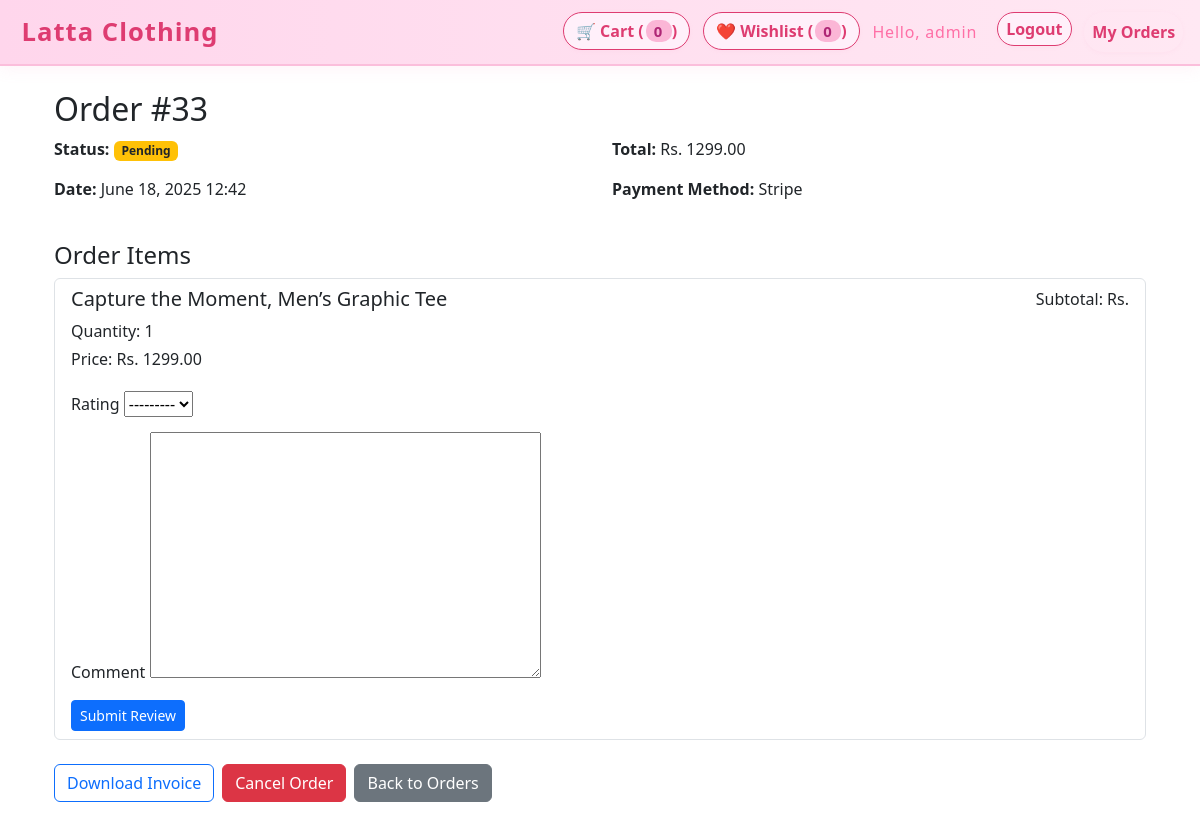
Screenshot of /order/33/ (signed in) with the database file from the repository.
### store/models.py (models this page shows, shortened)
class Order(models.Model):
    PAYMENT_CHOICES = (
        ('cod', 'Cash on Delivery'),
        ('stripe', 'Stripe'),
    )
    ORDER_STATUS_CHOICES = [
        ('Pending', 'Pending'),
        ('Processing', 'Processing'),
        ('Shipped', 'Shipped'),
        ('Delivered', 'Delivered'),
        ('Cancelled', 'Cancelled'),
    ]
    user = models.ForeignKey(User, on_delete=models.CASCADE)
    created_at = models.DateTimeField(auto_now_add=True)
    total_price = models.DecimalField(max_digits=10, decimal_places=2)
    full_name = models.CharField(max_length=100)
    address = models.TextField()
    phone = models.CharField(max_length=20)
    status = models.CharField(
        max_length=20,
        choices=ORDER_STATUS_CHOICES,
        default='Pending'
    )
    payment_method = models.CharField(
        max_length=10,
        choices=PAYMENT_CHOICES,
        default='cod',
    )
    class Meta:
        ordering = ['-created_at']

class OrderItem(models.Model):
    order = models.ForeignKey(Order, on_delete=models.CASCADE, related_name='items')
    product = models.ForeignKey(Product, on_delete=models.CASCADE)
    variant = models.ForeignKey(
        ProductVariant,
        on_delete=models.SET_NULL,
        null=True,
        blank=True,
        help_text="Variant purchased if applicable"
    )
    quantity = models.PositiveIntegerField(default=1)
    price = models.DecimalField(max_digits=10, decimal_places=2)  # Price at purchase time
    class Meta:
        ordering = ['order']

class Product(models.Model):
    CATEGORY = [
        ('Pant','Pant'),
        ('Shirt','Shirt'),
        ('T-Shirt','T-Shirt'),
        ('Sweater','Sweater'),
        ('Formal','Coat & Blazer'),
    ]
    name = models.CharField(max_length=200)
    description = models.TextField(blank=True)
    category = models.CharField(max_length=50,choices=CATEGORY,default='')
    base_price = models.DecimalField(
        max_digits=10,
        decimal_places=2,
        help_text="Base price without variations"
    )
    image = models.ImageField(upload_to='product_images/')
    is_available = models.BooleanField(default=True)
    created_at = models.DateTimeField(auto_now_add=True)
    attributes = models.ManyToManyField(
        ProductAttribute,
        blank=True,
        help_text="Attributes available for this product"
    )
    class Meta:
        ordering = ['-created_at']
    @property
    def price(self):
        """Dynamic price showing cheapest variant or base price"""
        if hasattr(self, 'variants') and self.variants.filter(is_active=True).exists():
            return min(v.get_final_price() for v in self.variants.filter(is_active=True))
        return self.base_price

### store/views.py (the view, shortened to what this page needs)
# urls.py: path('order/<int:order_id>/', views.order_detail, name='order_detail'),
@login_required
def order_detail(request, order_id):
    order = get_object_or_404(Order, id=order_id, user=request.user)
    review_forms = {}
    for item in order.items.all():
        product = item.product
        existing_review = Review.objects.filter(product=product, user=request.user).first()
        if not existing_review:
            review_forms[product.id] = ReviewForm()
    reviews = Review.objects.filter(product__in=[item.product for item in order.items.all()], user=request.user)
    context = {
        'order': order,
        'review_forms': review_forms,
        'reviews': reviews,
    }
    return render(request, 'store/order_detail.html', context)

### store/templates/store/order_detail.html (shortened to what this page needs)
{% extends 'store/base.html' %}
{% load custom_filters %}
{% block content %}
<div class="container mt-4">
  <h2>Order #{{ order.id }}</h2>
  <div class="row mb-4">
    <div class="col-md-6">
      <p><strong>Status:</strong>
        <span class="badge
          {% if order.status == 'Completed' %}bg-success
          {% elif order.status == 'Pending' %}bg-warning text-dark
          {% elif order.status == 'Cancelled' %}bg-danger
          {% else %}bg-secondary{% endif %}">
          {{ order.status }}
        </span>
      </p>
      <p><strong>Date:</strong> {{ order.created_at|date:"F j, Y H:i" }}</p>
    </div>
    <div class="col-md-6">
      <p><strong>Total:</strong> Rs. {{ order.total_price|floatformat:2 }}</p>
      <p><strong>Payment Method:</strong> {{ order.get_payment_method_display }}</p>
    </div>
  </div>
  <h4>Order Items</h4>
  <div class="list-group mb-4">
    {% for item in order.items.all %}
    <div class="list-group-item">
      <div class="d-flex justify-content-between">
        <div>
          <h5>{{ item.product.name }}</h5>
          <p class="mb-1">Quantity: {{ item.quantity }}</p>
          <p class="mb-1">Price: Rs. {{ item.price|floatformat:2 }}</p>
        </div>
        <div class="text-end">
          <p>Subtotal: Rs. {{ item.get_total|floatformat:2 }}</p>
        </div>
      </div>
      <div class="mt-3">
        {% if user.is_authenticated %}
          {% for product_id, form in review_forms.items %}
            {% if product_id == item.product.id %}
              <form method="post" class="mt-2">
                <div class="mb-2">
                  <label class="form-label">Rating</label>
                  {{ form.rating }}
                </div>
                <div class="mb-2">
                  <label class="form-label">Comment</label>
                  {{ form.comment }}
                </div>
                <button type="submit" class="btn btn-sm btn-primary">
                  Submit Review
                </button>
              </form>
            {% endif %}
          {% endfor %}
        {% else %}
          <a href="{% url 'login' %}?next={% url 'order_detail' order.id %}"
             class="btn btn-sm btn-outline-primary">
            Login to leave a review
          </a>
        {% endif %}
      </div>
    </div>
    {% endfor %}
  </div>
  <div class="d-flex flex-wrap gap-2 mb-4">
    <a href="{% url 'download_invoice' order.id %}" class="btn btn-outline-primary">
      Download Invoice
    </a>
    {% if order.status == 'Pending' %}
    <a href="{% url 'cancel_order' order.id %}" class="btn btn-danger">
      Cancel Order
    </a>
    {% endif %}
    <a href="{% url 'my_orders' %}" class="btn btn-secondary">
      Back to Orders
    </a>
  </div>
</div>
{% endblock %}

### store/templates/store/navbar.html (shortened to what this page needs)
<nav class="navbar navbar-expand-lg navbar-light navbar-custom">
  <div class="container-fluid">
    <a class="navbar-brand" href="{% url 'home' %}">Latta Clothing</a>
    <ul class="navbar-nav ms-auto">
      <li class="nav-item me-2">
        <a href="{% url 'view_cart' %}" class="btn btn-outline-dark">
          🛒 Cart (<span id="cart-count">{{ request.session.cart|length|default:0 }}</span>)
        </a>
      </li>
      <li class="nav-item me-2">
        <a href="{% url 'wishlist' %}" class="btn btn-outline-dark">
          ❤️ Wishlist (<span id="wishlist-count">{{ request.user.wishlistitem_set.count|length|default:0  }}</span>)
        </a>
      </li>
      {% if user.is_authenticated %}
      <li class="nav-item me-2 d-flex align-items-center">
        <span class="navbar-text">Hello, {{ user.username }}</span>
      </li>
      <li class="nav-item me-2">
        <form action="{% url 'logout' %}" method="post" style="display: inline">
          <button type="submit" class="btn btn-outline-dark btn-sm">
            Logout
          </button>
        </form>
      </li>
      {% endif %}
      {% if user.is_authenticated %}
      <li class="nav-item">
        <a class="nav-link" href="{% url 'my_orders' %}">My Orders</a>
      </li>
      {% endif %}
    </ul>
  </div>
</nav>

### store/templates/store/navbar.html (style rules this page uses)
.navbar-custom { background: linear-gradient(90deg, #ffd6ec 0%, #ffe8f3 100%); box-shadow: 0 2px 16px rgba(248, 151, 187, 0.12); border-bottom: 2px solid #fbbedb; }
.navbar-brand { color: #de3c71 !important; font-weight: 700; font-size: 1.6rem; letter-spacing: 1px; padding-left: 0.6rem; transition: color 0.2s; }
.navbar-nav .nav-item .btn, .navbar-nav .nav-item .nav-link { border-radius: 20px; margin-right: 0.3rem; font-weight: 600; font-size: 1rem; transition: background 0.2s, color 0.2s, box-shadow 0.2s; box-shadow: 0 1px 4px rgba(248, 151, 187, 0.08); }
.btn-outline-dark { border-color: #de3c71 !important; color: #de3c71 !important; background: #fff0fa !important; }
.nav-link { color: #de3c71 !important; }
.navbar-text { color: #ff6fa6 !important; font-weight: 500; margin-right: 0.75rem; letter-spacing: 0.05rem; }
#cart-count, #wishlist-count { background: #fbb6d6; color: #ae2675; border-radius: 10px; padding: 1px 8px; font-size: 0.93em; margin-left: 2px; font-weight: 700; letter-spacing: 0.1em; }

### rows the page displays
Order: id "33", status "Pending", created_at "June 18, 2025 12:42", total_price "1299.00", payment_method "Stripe"
OrderItem: product.name "Capture the Moment, Men’s Graphic Tee", quantity "1", price "1299.00"

### other values shown
{{ request.session.cart|length|default:0 }} "0"
{{ request.user.wishlistitem_set.count|length|default:0 }} "0"
{{ user.username }} "admin"
